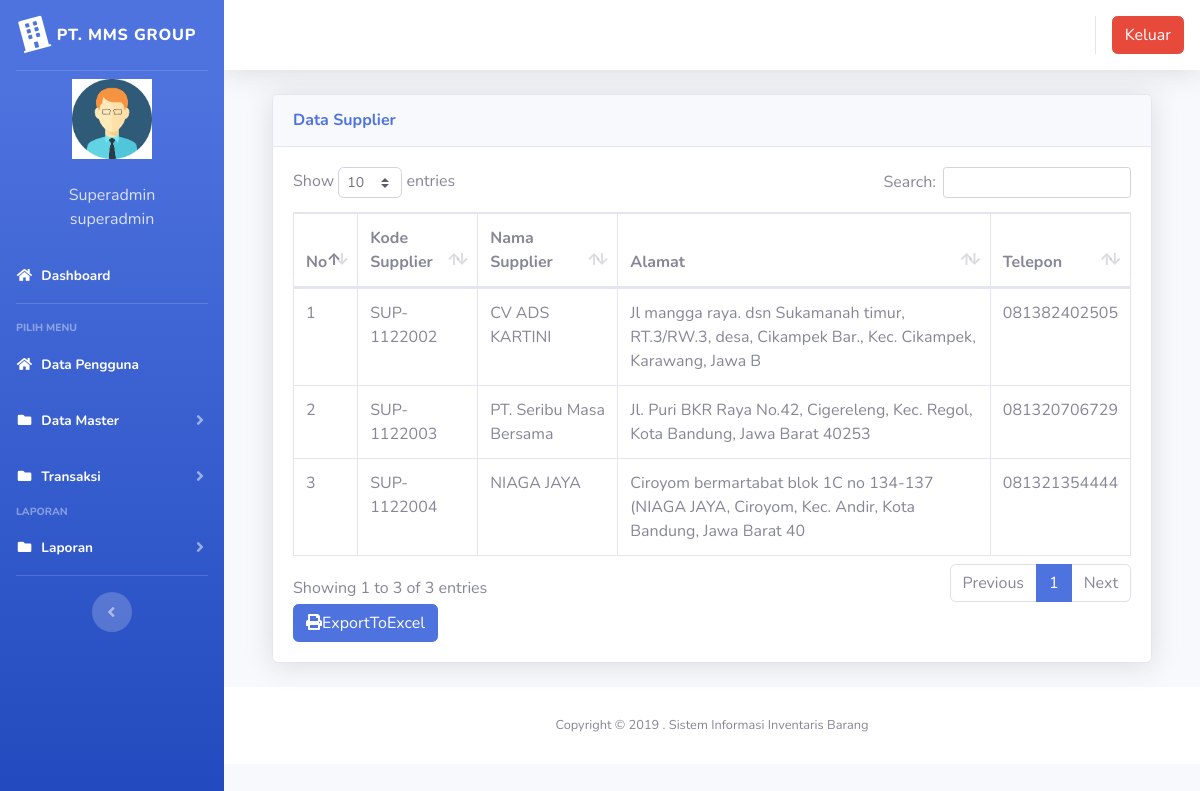
The page /index3.php?page=laporan_supplier (signed in) on the database its author committed.
### tables this page shows
CREATE TABLE `users` (
  `id` int(11) NOT NULL,
  `nik` varchar(10) NOT NULL,
  `nama` varchar(100) NOT NULL,
  `alamat` varchar(200) NOT NULL,
  `telepon` varchar(100) NOT NULL,
  `username` varchar(100) NOT NULL,
  `password` varchar(100) NOT NULL,
  `level` varchar(25) NOT NULL DEFAULT 'member',
  `foto` varchar(25) NOT NULL
);

CREATE TABLE `tb_supplier` (
  `id` int(100) NOT NULL,
  `kode_supplier` varchar(100) NOT NULL,
  `nama_supplier` varchar(100) NOT NULL,
  `alamat` varchar(100) NOT NULL,
  `telepon` varchar(15) NOT NULL
);

### index3.php (the view, shortened to what this page needs)
<?php
$koneksi = new mysqli("localhost", "root", "", "inventori");
?>
<!DOCTYPE html>
<html lang="en">
<head>
  <link href="vendor/fontawesome-free/css/all.min.css" rel="stylesheet" type="text/css">
  <link href="css/sb-admin-2.min.css" rel="stylesheet">
  <link href="vendor/datatables/dataTables.bootstrap4.min.css" rel="stylesheet">
</head>
<body id="page-top">
  <div id="wrapper">
    <ul class="navbar-nav bg-gradient-primary sidebar sidebar-dark accordion" id="accordionSidebar">
      <a class="sidebar-brand d-flex align-items-center justify-content-center" href="index3.php">
        <div class="sidebar-brand-icon rotate-n-15">
          <i class="fas fa-building"></i>
        </div>
        <div class="sidebar-brand-text mx-2">PT. MMS GROUP</div>
      </a>
      <hr class="sidebar-divider my-0">
      <?php
      if ($_SESSION['superadmin']) {
        $user = $_SESSION['superadmin'];
      }
      $sql = $koneksi->query("select * from users where id='$user'");
      $data = $sql->fetch_assoc();
      ?>
      <li class="d-flex align-items-center justify-content-center">
        <a class="nav-link">
          <img src="img/<?php echo $data['foto'] ?>" class="img-circle" width="80" alt="User" /></a>
      </li>
      <li class="nav-item ">
        <a class="nav-link">
          <div class="d-flex align-items-center justify-content-center" class="name"> <?php echo  $data['nama']; ?></div>
          <div class="d-flex align-items-center justify-content-center" class="email"><?php echo $data['level']; ?></div>
        </a>
      </li>
      <li class="nav-item active">
        <a class="nav-link" href="?page=home3">
          <i class="fas fa-fw fa-home"></i>
          <span>Dashboard</span></a>
      </li>
      <hr class="sidebar-divider">
      <div class="sidebar-heading">
        Pilih Menu
      </div>
      <li class="nav-item active">
        <a class="nav-link" href="?page=pengguna">
          <i class="fas fa-fw fa-home"></i>
          <span>Data Pengguna</span></a>
      </li>
      <li class="nav-item active">
        <a class="nav-link collapsed" href="#" data-toggle="collapse" data-target="#collapseData" aria-expanded="true" aria-controls="collapseData">
          <i class="fas fa-fw fa-folder"></i>
          <span>Data Master</span>
        </a>
      </li>
      <li class="nav-item active">
        <a class="nav-link collapsed" href="#" data-toggle="collapse" data-target="#collapsePages" aria-expanded="true" aria-controls="collapsePages">
          <i class="fas fa-fw fa-folder"></i>
          <span>Transaksi</span>
        </a>
      </li>
      <div class="sidebar-heading">
        Laporan
      </div>
      <li class="nav-item active">
        <a class="nav-link collapsed" href="#" data-toggle="collapse" data-target="#collapseLaporan" aria-expanded="true" aria-controls="collapseLaporan">
          <i class="fas fa-fw fa-folder"></i>
          <span>Laporan</span>
        </a>
      </li>
      <hr class="sidebar-divider d-none d-md-block">
      <div class="text-center d-none d-md-inline">
        <button class="rounded-circle border-0" id="sidebarToggle"></button>
      </div>
    </ul>
    <div id="content-wrapper" class="d-flex flex-column">
      <div id="content">
        <nav class="navbar navbar-expand navbar-light bg-white topbar mb-4 static-top shadow">
          <ul class="navbar-nav ml-auto">
            <li class="nav-item dropdown no-arrow">
              <div class="top-menu">
                <ul class="nav pull-right top-menu">
                  <li><a onclick="return confirm('Apakah anda yakin akan logout?')" class="btn btn-danger" class="logout" href="logout.php">Keluar</a></li>
                </ul>
              </div>
            </li>
          </ul>
        </nav>
        <div class="container-fluid">
          <section class="content">
            <?php
            $page = $_GET['page'];
            $aksi = $_GET['aksi'];
            if ($page == "laporan_supplier") {
              if ($aksi == "") {
                include "page/laporan/laporan_supplier.php";
              }
            }
            ?>
          </section>
        </div>
        <footer class="sticky-footer bg-white">
          <div class="container my-auto">
            <div class="copyright text-center my-auto">
              <span>Copyright &copy; 2019 . Sistem Informasi Inventaris Barang</span>
            </div>
          </div>
        </footer>
      </div>
    </div>
  </div>
</body>
</html>

### page/laporan/laporan_supplier.php (shortened to what this page needs)
<div class="container-fluid">
  <div class="card shadow mb-4">
    <div class="card-header py-3">
      <h6 class="m-0 font-weight-bold text-primary">Data Supplier</h6>
    </div>
    <div class="card-body">
      <div class="table-responsive">
        <table class="table table-bordered" id="dataTable" width="100%" cellspacing="0">
        <thead>
                                <tr>
			<th>No</th>
			<th>Kode Supplier</th>
			<th>Nama Supplier</th>
			<th>Alamat</th>
			<th>Telepon</th>
                                </tr>
		</thead>
          <tbody>
            <?php
	$no = 1;
	$sql = $koneksi->query("select * from tb_supplier");
	while ($data = $sql->fetch_assoc()) {
	?>
                                <tr>
                                    <td><?php echo $no++; ?></td>
			<td><?php echo $data['kode_supplier'] ?></td>
			<td><?php echo $data['nama_supplier'] ?></td>
			<td><?php echo $data['alamat'] ?></td>
			<td><?php echo $data['telepon'] ?></td>
                                </tr>
	<?php }?>
		   </tbody>
                        </table>
<a href="page/laporan/export_laporan_supplier_excel.php"  class="btn btn-primary" style="margin-top:8 px"><i class="fa fa-print"></i>ExportToExcel</a>
      </div>
    </div>
  </div>
</div>

### rows shown on the page
users: foto (picture), nama "Superadmin", level "superadmin"
tb_supplier: kode_supplier "SUP-1122002", nama_supplier "CV ADS KARTINI", alamat "Jl mangga raya. dsn Sukamanah timur, RT.3/RW.3, desa, Cikampek Bar., Kec. Cikampek, Karawang, Jawa B", telepon "081382402505"
tb_supplier: kode_supplier "SUP-1122003", nama_supplier "PT. Seribu Masa Bersama", alamat "Jl. Puri BKR Raya No.42, Cigereleng, Kec. Regol, Kota Bandung, Jawa Barat 40253", telepon "081320706729"
tb_supplier: kode_supplier "SUP-1122004", nama_supplier "NIAGA JAYA", alamat "Ciroyom bermartabat blok 1C no 134-137 (NIAGA JAYA, Ciroyom, Kec. Andir, Kota Bandung, Jawa Barat 40", telepon "081321354444"
